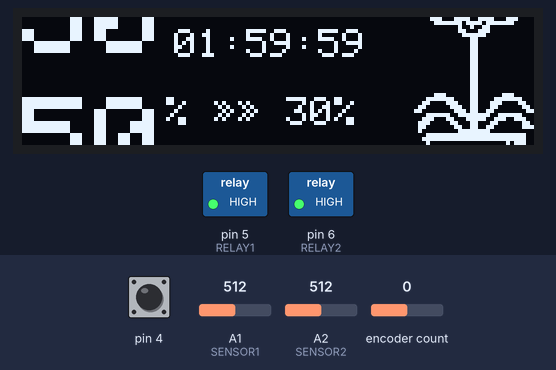
Bench run of a sketch on a simulated Arduino Uno, built with avr-gcc and run on an emulated ATmega328P. Parts: 128×32 one-colour display, switched loads named in the sketch (green lamp = pin HIGH). The test bench sets the inputs (shaded band); at power-on: pin 4 HIGH, A1 (SENSOR1) = 512, A2 (SENSOR2) = 512, encoder count 0.

Above: at 1.2 s.
1.3 s: pin 4 pulled LOW for 0.15 s
At 2.2 s:
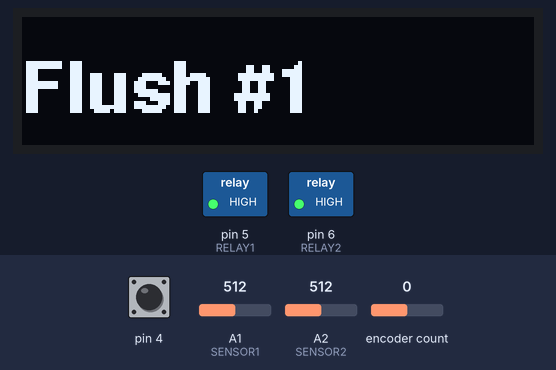
2.9 s: pin 4 pulled LOW for 0.15 s
At 3.21 s:
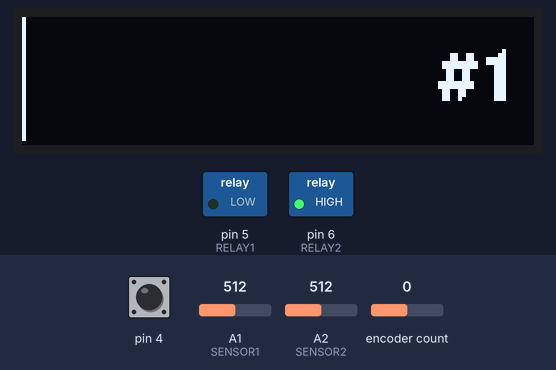
At 4.75 s:
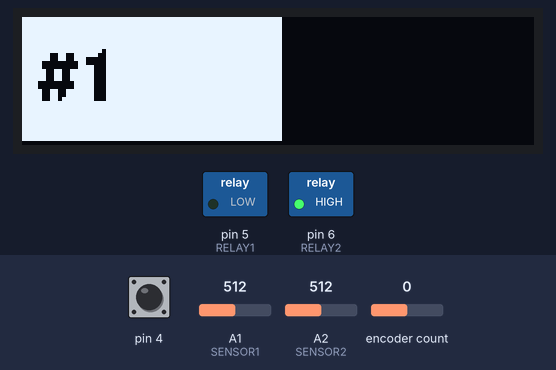
Timing chart, 0 to 7.6 s (numbered marks = the images above; inputs shaded):
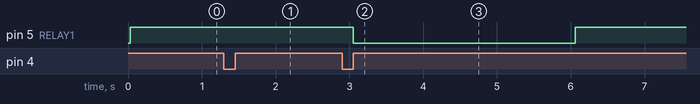

The sketch:

dual-flusher.ino
```cpp
// (licence header left out)
#include <Adafruit_GFX.h>
#include <Adafruit_SSD1306.h>
#include <Fonts/FreeSansBold9pt7b.h>

#define EB_NO_FOR           // отключить поддержку pressFor/holdFor/stepFor и счётчик степов (экономит 2 байта оперативки)
#define EB_NO_CALLBACK      // отключить обработчик событий attach (экономит 2 байта оперативки)
#define EB_NO_COUNTER       // отключить счётчик энкодера (экономит 4 байта оперативки)
// #define EB_NO_BUFFER        // отключить буферизацию энкодера (экономит 1 байт оперативки)
#include <EncButton.h>

#include <EEPROM.h>

// #define DEBUG 115200

#define ENCODER_S1  2
#define ENCODER_S2  3
#define ENCODER_KEY 4
#define ENCODER_REVERSE 1 // 0

#define RELAY1 5
#define RELAY2 6

#define SENSOR1 A1
#define SENSOR2 A2
#define MEASURE_DEBOUNCE 1500
#define SENSOR_MIN 0
#define SENSOR_MAX 1023

#define MENU_LENGTH 9
#define VALUE_FAST_STEP 5

#include "images.h"

Adafruit_SSD1306 display(128, 32, &Wire, -1);
EncButton eb(ENCODER_S1, ENCODER_S2, ENCODER_KEY);

typedef enum {
  MODE_STATUS,
  MODE_MENU,
  MODE_VALUE,
  MODE_ACTION
} Modes;

typedef enum {
  MENU_FLUSH1,
  MENU_FLUSH2,
  MENU_TIME1,
  MENU_CHECK1,
  MENU_MIN1,
  MENU_TIME2,
  MENU_CHECK2,
  MENU_MIN2,
  MENU_EXIT
} MenuIds;

String menuItems[MENU_LENGTH] = {
  "Flush #1",
  "Flush #2",
  "Time #1",  // sec
  "Check #1", // hour
  "Level #1", // percent
  "Time #2",  // sec
  "Check #2", // hour
  "Level #2", // percent
  "Exit"
};
String menuSubtext[MENU_LENGTH] = {
  "",
  "",
  "Seconds",
  "Hours",
  "Percent",
  "Seconds",
  "Hours",
  "Percent",
  ""
};
byte menuValues[MENU_LENGTH] = {
  0,
  0,
  3,  // sec
  2,  // minute
  30, // percent
  5,  // sec
  10, // hour
  30, // percent
  0
};
byte menuValuesMax[MENU_LENGTH] = {
  0,
  0,
  254,
  254,
  99,
  254,
  254,
  99,
  0
};

byte mode = MODE_STATUS;
byte menuIndex = 0;

unsigned long lastCheck1 = 0;
unsigned long lastCheck2 = 0;
unsigned long actionStart = 0;

void setup() {
  #ifdef DEBUG
  Serial.begin(DEBUG);
  #endif

  display.begin(SSD1306_SWITCHCAPVCC, 0x3C);
  pinMode(RELAY1, OUTPUT);
  pinMode(RELAY2, OUTPUT);
  pinMode(SENSOR1, INPUT);
  pinMode(SENSOR2, INPUT);

  digitalWrite(RELAY1, HIGH);
  digitalWrite(RELAY2, HIGH);

  #ifdef DEBUG
  Serial.print("EEPROM:");
  #endif
  for(byte i = 0; i < MENU_LENGTH; i++) {
    byte val = EEPROM.read(i);
    #ifdef DEBUG
    Serial.print(" ("); Serial.print(i);
    Serial.print( ")="); Serial.print(val);
    #endif
    if (menuValues[i] && val && !isnan(val) && !isinf(val) && val <= menuValuesMax[i]) {
      menuValues[i] = val;
      #ifdef DEBUG
      Serial.print("*");
      #endif
    }
  }
  #ifdef DEBUG
  Serial.println("");
  #endif

  eb.setEncReverse(ENCODER_REVERSE);
}

void loop() {
  eb.tick();

  if (eb.turn()) {
    int dir = eb.dir();

    switch(mode) {
      case MODE_MENU:
        menuIndex += dir;
        if (menuIndex > MENU_LENGTH) menuIndex = MENU_LENGTH - 1;
        else if (menuIndex == MENU_LENGTH) menuIndex = 0;
        drawMenu();
        break;
      case MODE_VALUE:
        if (eb.fast() &&
            menuValues[menuIndex] > VALUE_FAST_STEP &&
            menuValues[menuIndex] < menuValuesMax[menuIndex] - VALUE_FAST_STEP
        ) {
          menuValues[menuIndex] += dir * VALUE_FAST_STEP;
        }
        else {
          menuValues[menuIndex] += dir;
        }
        if (menuValues[menuIndex] > menuValuesMax[menuIndex]) menuValues[menuIndex] = 1;
        else if (menuValues[menuIndex] < 1) menuValues[menuIndex] = menuValuesMax[menuIndex];
        drawMenu();
        break;
    }

    return;
  }

  if (eb.click()) {
    switch (mode) {
      case MODE_STATUS:
        menuIndex = 0;
        mode = MODE_MENU;
        drawMenu();
        break;
      case MODE_MENU:
        switch(menuIndex) {
          case MENU_FLUSH1:
          case MENU_FLUSH2:
            mode = MODE_ACTION;
            actionStart = millis();
            if (menuIndex == MENU_FLUSH1) {
              digitalWrite(RELAY1, LOW);
              lastCheck1 = millis();
            }
            else {
              digitalWrite(RELAY2, LOW);
              lastCheck2 = millis();
            }
            drawAction();
            break;
          case MENU_MIN1:
          case MENU_MIN2:
          case MENU_CHECK1:
          case MENU_TIME1:
          case MENU_CHECK2:
          case MENU_TIME2:
            mode = MODE_VALUE;
            drawMenu();
            break;
          case MENU_EXIT:
            mode = MODE_STATUS;
            drawStatus();
            break;
        }
        break;
      case MODE_VALUE:
        EEPROM.update(menuIndex, menuValues[menuIndex]);
        #ifdef DEBUG
        Serial.print("EEPROM("); Serial.print(menuIndex);
        Serial.print( ") = "); Serial.println(menuValues[menuIndex]);
        #endif

        mode = MODE_MENU;
        drawMenu();
        break;
      case MODE_ACTION:
        digitalWrite(RELAY1, HIGH);
        digitalWrite(RELAY2, HIGH);
        mode = MODE_STATUS;
        drawStatus();
        break;
    }

    return;
  }

  byte sec = 0;
  byte val = 0;
  unsigned int value = 0;
  switch(mode) {
    case MODE_ACTION:
      switch(menuIndex) {
        case MENU_FLUSH1:
          sec = menuValues[MENU_TIME1];
          break;
        case MENU_FLUSH2:
          sec = menuValues[MENU_TIME2];
          break;
      }

      if (millis() - actionStart > 1000 * (unsigned long)sec) {
        digitalWrite(RELAY1, HIGH);
        digitalWrite(RELAY2, HIGH);
        mode = MODE_STATUS;
        drawStatus();
      }
      else {
        drawAction();
      }
      break;
    case MODE_STATUS:
      if (millis() - lastCheck1 > (unsigned long)menuValues[MENU_CHECK1] * 3600000) {
        lastCheck1 = millis();
        val = measure1();

        #ifdef DEBUG
        Serial.print("Check #1 ("); Serial.print(menuValues[MENU_CHECK1]); Serial.print( " h): ");
        Serial.print(val); Serial.print(" of "); Serial.println(menuValues[MENU_MIN1]);
        #endif

        if (val <= menuValues[MENU_MIN1]) {
          menuIndex = MENU_FLUSH1;
          mode = MODE_ACTION;
          actionStart = millis();
          digitalWrite(RELAY1, LOW);
          drawAction();
          return ;
        }
      }

      if (millis() - lastCheck2 > (unsigned long)menuValues[MENU_CHECK2] * 3600000) {
        lastCheck2 = millis();
        val = measure2();

        #ifdef DEBUG
        Serial.print("Check #2 ("); Serial.print(menuValues[MENU_CHECK2]); Serial.print( " h): ");
        Serial.print(val); Serial.print(" of "); Serial.println(menuValues[MENU_MIN2]);
        #endif

        if (val <= menuValues[MENU_MIN2]) {
          menuIndex = MENU_FLUSH2;
          mode = MODE_ACTION;
          actionStart = millis();
          digitalWrite(RELAY2, LOW);
          drawAction();
          return ;
        }
      }

      drawStatus();
      break;
  }
}

void drawMenu() {
  display.clearDisplay();
  //display.drawLine(0, 31, 127, 31, WHITE); //DELME

  display.setTextColor(1);
  display.setFont();

  if (menuSubtext[menuIndex] != "") {
    display.setCursor(0, 24);
    display.print(menuSubtext[menuIndex]);
    display.setCursor(0, 9);
  }
  else display.setCursor(0, 17);

  display.setFont(&FreeSansBold9pt7b);
  display.print(menuItems[menuIndex]);

  if (menuValues[menuIndex]) {
    display.drawRoundRect(88, 0, 40, 31, 1, WHITE);

    if (mode == MODE_VALUE) {
      display.fillRect(89, 1, 38, 29, WHITE);
      display.setTextColor(0);
    }
    if (menuValues[menuIndex] > 99) display.setCursor(93, 20);
    else if (menuValues[menuIndex] > 9) display.setCursor(98, 20);
    else display.setCursor(103, 20);
    display.print(menuValues[menuIndex]);
  }

  display.display();
}

void drawAction() {
  display.clearDisplay();
  display.setFont(&FreeSansBold9pt7b);

  byte sec = 0;
  switch(menuIndex) {
    case MENU_FLUSH1:
      sec = menuValues[MENU_TIME1];
      break;
    case MENU_FLUSH2:
      sec = menuValues[MENU_TIME2];
      break;
  }
  int w = map(millis(), actionStart, actionStart + 1000 * (unsigned long)sec, 1, 127);
  display.fillRect(0, 0, w, 31, WHITE);

  if (w > 64) {
    display.setTextColor(0);
    display.setCursor(4, 20);
  }
  else {
    display.setTextColor(1);
    display.setCursor(104, 20);
  }
  switch(menuIndex) {
    case MENU_FLUSH1:
      display.print("#1");
      break;
    case MENU_FLUSH2:
      display.print("#2");
      break;
  }

  display.display();
}

void drawStatus() {
  static unsigned long prevMillis = 0;
  static int dy = 0;
  static int dir = 1;

  display.clearDisplay();
  //display.drawLine(0, 31, 127, 31, WHITE); //DELME

  display.setFont();
  display.setTextColor(1);
  display.drawBitmap(98, 0 - dy, epd_bitmap_1, 30, 64, 1);

  drawStatusLine(1, dy,
    measure1(),
    menuValues[MENU_MIN1],
    lastCheck1 / 1000 + (unsigned long)menuValues[MENU_CHECK1] * 3600 - millis() / 1000
  );

  drawStatusLine(2, dy,
    measure2(),
    menuValues[MENU_MIN2],
    lastCheck2 / 1000 + (unsigned long)menuValues[MENU_CHECK2] * 3600 - millis() / 1000
  );

  display.display();

  unsigned int pause = 50;
  if (dy >= 32 || dy < 0) pause = 3000;

  if (millis() - prevMillis > pause) {
    prevMillis = millis();
    dy += 1 * dir;
    if (dy >= 32) dir = -1;
    else if (dy < 0) dir = 1;
  }
}

void drawStatusLine(byte line, int dy, byte p, byte minP, unsigned long sec) {
  dy += (line - 1) * -32;
  display.setTextSize(3);
  display.setCursor(0, 7 - dy);
  if (p < 10) display.print(" ");
  display.print(p);
  display.setTextSize(1);
  display.setCursor(36, 7 - dy);
  display.print("% ");
  byte k = min(max(((int)p - (int)minP) / 10, 1), 3);
  for(byte i=0; i<k; i++) display.write(0xAF);
  display.print(" ");
  display.print(minP);
  display.print("%");
  display.setCursor(38, 22 - dy);
  display.print(format_seconds(sec));
}

String format_seconds(unsigned long sec) {
      byte days = floor(sec / 86400);
      byte hours = floor((sec % 86400) / 3600);
      byte minutes = floor((sec % 3600) / 60);
      byte seconds = (sec % 3600) % 60;
      String times = "";
      if (days > 0) {
        times.concat(days);
        times.concat("d ");
      }
      if (hours < 10) times.concat("0");
      times.concat(hours);
      times.concat(":");
      if (minutes < 10) times.concat("0");
      times.concat(minutes);
      if (days < 1) {
        times.concat(":");
        if (seconds < 10) times.concat("0");
        times.concat(seconds);
      }
      return times;
}

byte measure1() {
  static unsigned long oldTime = 0;
  static byte oldVal = 0;
  if (!oldVal || millis() - oldTime > MEASURE_DEBOUNCE) {
    int value = analogRead(SENSOR1);
    #ifdef DEBUG
    Serial.print("Measure #1: ");
    Serial.println(value);
    #endif

    oldTime = millis();
    oldVal = scaleValue(value);
  }
  return oldVal;
}

byte measure2() {
  static unsigned long oldTime = 0;
  static byte oldVal = 0;
  if (!oldVal || millis() - oldTime > MEASURE_DEBOUNCE) {
    int value = analogRead(SENSOR2);
    #ifdef DEBUG
    Serial.print("Measure #2: ");
    Serial.println(value);
    #endif

    oldTime = millis();
    oldVal = scaleValue(value);
  }
  return oldVal;
}

byte scaleValue(int value) {
  byte ret = 100 - map(value, SENSOR_MIN, SENSOR_MAX, 1, 99);
  if (ret > 99) ret = 99;
  return ret;
}
```

Source omitted: images.h (data table, 1692 bytes)

Measured:
- after the input at 2.9 s, pin 5 (RELAY1): HIGH → LOW after 0.15 s, → HIGH 3.0 s later; the display: changes after 0.16 s (image 2)
